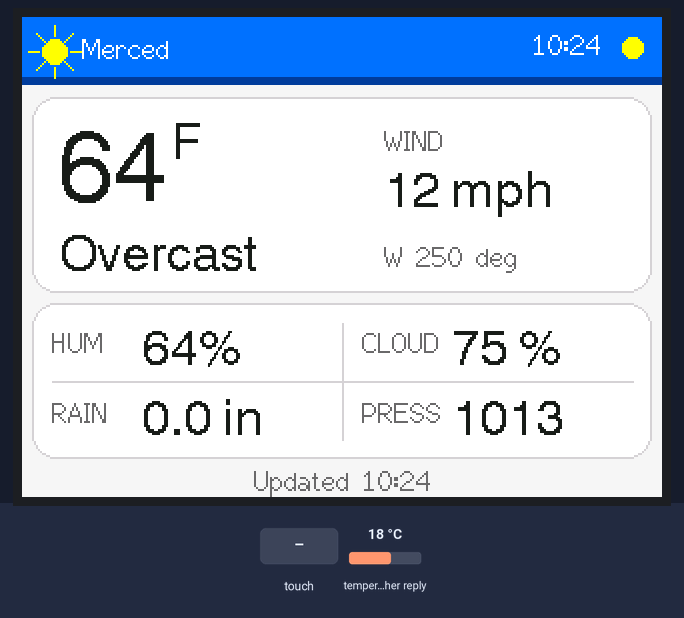
A program run on a simulated ESP32. Parts: 320×240 colour display. The test bench sets the inputs (shaded band); at power-on: temperature in the weather reply 18 °C. WiFi joins after 1.5 s; servers stay silent unless stated; the local clock reads 2024-03-15 10:24:30 at power-on unless the program sets it; web services answer with replies made up by the test bench; not simulated (calls return 0 or success): wifi_config.h; what the program prints to the serial monitor is not drawn.

Above: at 3.8 s.
3.9 s: touch panel pressed at 62 % / 10 % of its raw x / y range
At 4.5 s:
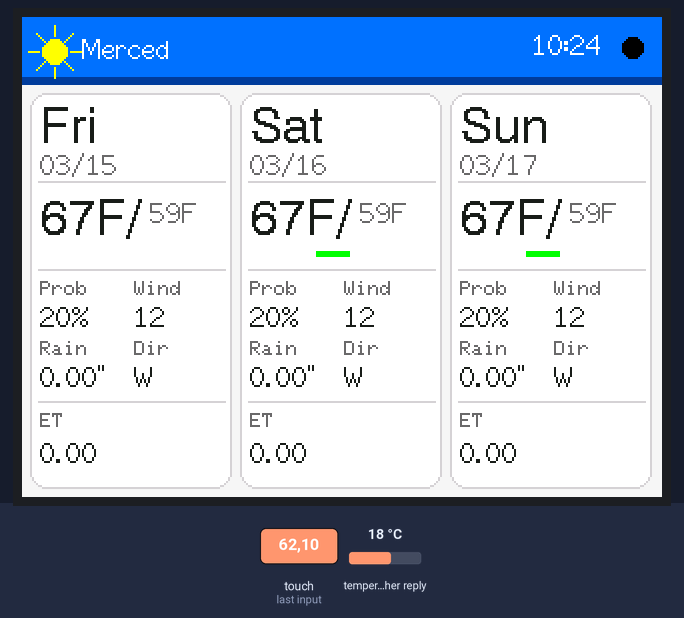
6.9 s: touch panel pressed at 87 % / 10 % of its raw x / y range
At 7.5 s:
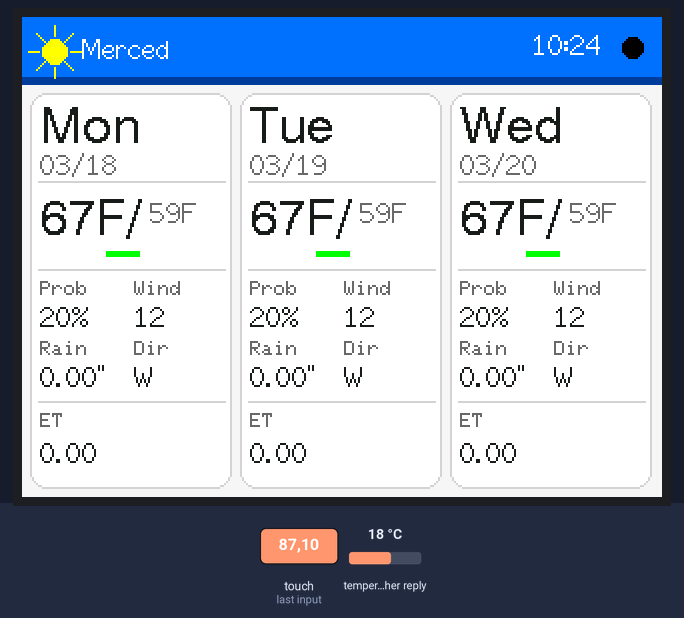
9.9 s: touch panel pressed at 62 % / 30 % of its raw x / y range
At 10.5 s:
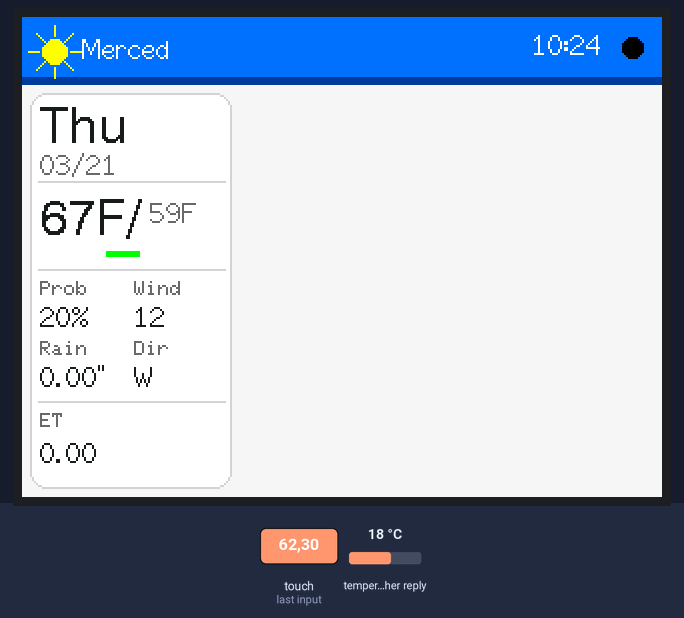
12.9 s: touch panel pressed at 13 % / 10 % of its raw x / y range
At 13.14 s:
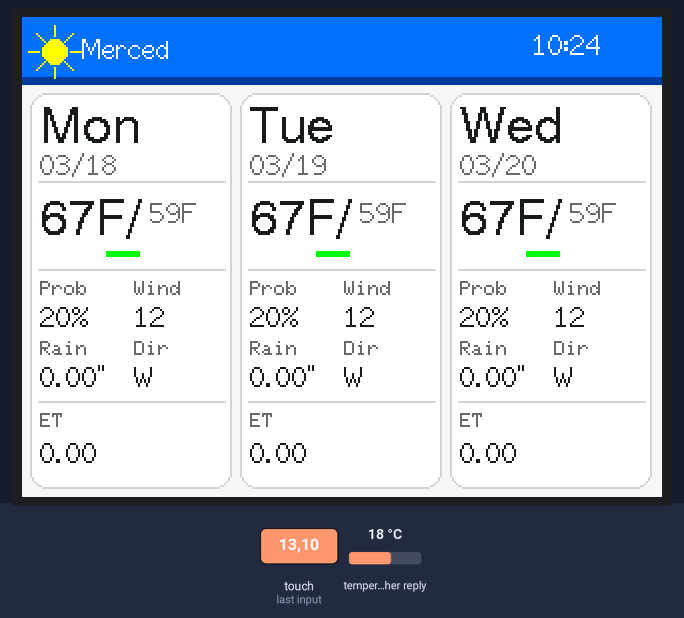
15.9 s: touch panel pressed at 38 % / 10 % of its raw x / y range
At 16.15 s:
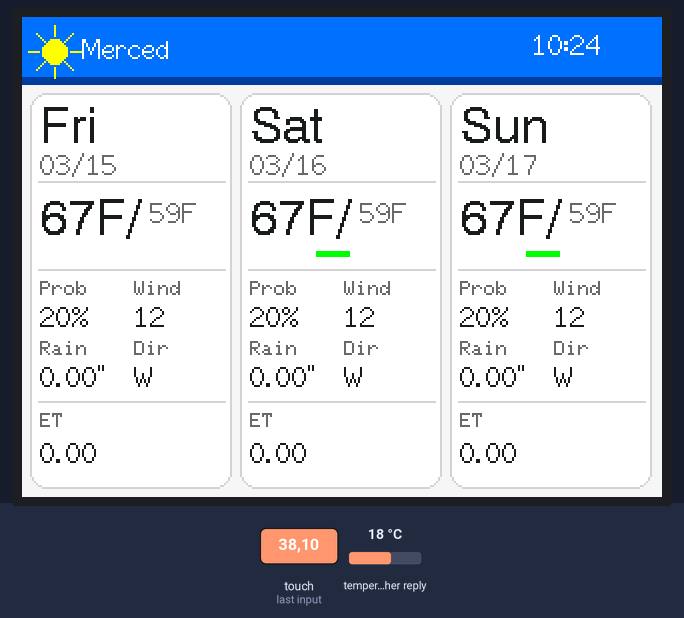
Timing chart, 0 to 18.9 s (numbered marks = the images above; inputs shaded):
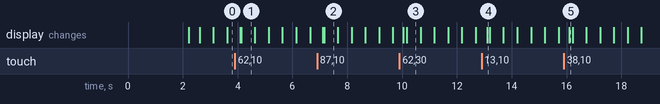

Measured:
- after the input at 3.9 s, the display: first changes after 0.20 s (image 1 shows a later state)
- after the input at 6.9 s, the display: first changes after 0.20 s (image 2 shows a later state)
- after the input at 9.9 s, the display: first changes after 0.13 s (image 3 shows a later state)
- after the input at 12.9 s, the display: changes after 0.20 s (image 4)
- after the input at 15.9 s, the display: changes after 0.19 s (image 5)
- what the display in image 1 shows lasts 0.5 s, from 4.1 s to 4.6 s

The program:

main.cpp
```cpp
#include <SPI.h>
#include <TFT_eSPI.h> // Graphics and font library for ST7735 driver chip
#include <XPT2046_Touchscreen.h> // Touch screen library
#include <WiFi.h>
#include "wifi_config.h" // WiFi credentials
#include "weather_api.h" // Weather API wrapper
#include "gps_config.h" // GPS coordinates for weather API
#include <time.h>
#include <sys/time.h>
#include <math.h>
#include "display.h" // Display functions


// Function declarations
void connectToWiFi();
void fetchCurrentWeather();
void fetchDailyForecast();
bool syncTime(uint32_t timeout_ms);
void renderScreen(int screen);
bool ensureWiFi();

TFT_eSPI tft = TFT_eSPI();

// Touchscreen pins
#define XPT2046_IRQ 36   // T_IRQ
#define XPT2046_MOSI 32  // T_DIN
#define XPT2046_MISO 39  // T_OUT
#define XPT2046_CLK 25   // T_CLK
#define XPT2046_CS 33    // T_CS

SPIClass touchscreenSPI = SPIClass(VSPI);
XPT2046_Touchscreen touchscreen(XPT2046_CS, XPT2046_IRQ);

#define SCREEN_WIDTH 320
#define SCREEN_HEIGHT 240

// Touchscreen coordinates: (x, y) and pressure (z)
int x, y, z;
int centerX, centerY;

int currentScreen = 0; // 0=Now, 1=days1-3, 2=days4-6, 3=7-9
unsigned long lastTouchTime = 0;
const unsigned long TOUCH_DEBOUNCE = 400; //ms


// Weather API
WeatherAPI* weatherAPI = nullptr;

// Timing
unsigned long lastCurrentUpdate = 0;
unsigned long lastDailyUpdate = 0;
const unsigned long CURRENT_UPDATE_INTERVAL = 5 * 60 * 1000;
const unsigned long DAILY_UPDATE_INTERVAL   = 60 * 60 * 1000;
const unsigned long CLOCK_UPDATE_INTERVAL = 20 * 1000; // 20 seconds
unsigned long lastBlink = 0;
const unsigned long BLINK_INTERVAL = 500; // 500ms blink
bool blinkState = false;
bool everFetchedSuccessfully = false;

// Current weather (Now page)
CurrentConditions currentWeather = {
  .temperatureF     = 0.0f,
  .humidityPct      = 0.0f,
  .windSpeedMph     = 0.0f,
  .windDirDeg       = 0,
  .cloudCoverPct    = 0,
  .precipInLastHour = 0.0f,
  .weatherCode      = -1,
  .conditionText    = "Loading",
  .isDay            = false,
  .isValid          = false,
  .fetchedAtUtc     = 0
};

// Forecast
DailyForecast dailyForecast;

unsigned long lastClockTick = 0;
char lastClockStr[6] = ""; // "HH:MM"

bool syncTime(uint32_t timeout_ms = 30000) {
  Serial.println("Syncing time with NTP server...");

  // Configure TZ and NTP servers
  configTzTime(
    TIMEZONE_STR,
    "pool.ntp.org",
    "time.nist.gov",
    "time.google.com"
  );

  // Wait for time to be set
  struct tm timeinfo;
  uint32_t start = millis();
  while (millis() - start < timeout_ms) {
    if (getLocalTime(&timeinfo, 1000)) {
      Serial.println("Time synced!");
      Serial.println(&timeinfo, "%Y-%m-%d %H:%M:%S %Z");
      return true;
    }
    Serial.print(".");
  }

  Serial.println();
  Serial.println("Failed to sync time");
  return false;
}

void connectToWiFi() {
  Serial.println("Connecting to WiFi...");

  WiFi.mode(WIFI_STA);
  if (strlen(WIFI_PASSWORD) > 0) {
    WiFi.begin(WIFI_SSID, WIFI_PASSWORD);
  } else {
    WiFi.begin(WIFI_SSID);
  }

  int timeout = 0;
  while (WiFi.status() != WL_CONNECTED && timeout < 20) {
    delay(500);
    Serial.print(".");
    timeout++;
  }
  Serial.println();

  if (WiFi.status() == WL_CONNECTED) {
    Serial.println("✓ Connected!");
  } else {
    Serial.println("✗ Failed to connect, will retry");
  }
}

bool ensureWiFi() {
  if (WiFi.status() == WL_CONNECTED) return true;

  int attempt = 1;
  unsigned long retryDelay = 5000;  // 5s first retry

  while (WiFi.status() != WL_CONNECTED) {
    Serial.print("WiFi reconnect attempt ");
    Serial.println(attempt);

    WiFi.disconnect();
    if (strlen(WIFI_PASSWORD) > 0) {
      WiFi.begin(WIFI_SSID, WIFI_PASSWORD);
    } else {
      WiFi.begin(WIFI_SSID);
    }

    unsigned long start = millis();
    while (WiFi.status() != WL_CONNECTED && millis() - start < 10000) {
      delay(500);
      Serial.print(".");
    }
    Serial.println();

    if (WiFi.status() == WL_CONNECTED) {
      Serial.println("✓ Reconnected!");
      return true;
    }

    Serial.print("Waiting ");
    Serial.print(retryDelay / 1000);
    Serial.println("s before next attempt");
    delay(retryDelay);
    retryDelay = 30000;  // 30s for all subsequent retries
    attempt++;
  }
  return true;
}

void handleTouch() {
  if (!touchscreen.tirqTouched() || !touchscreen.touched()) return;

  // Debounce
  if (millis() - lastTouchTime < TOUCH_DEBOUNCE) return;
  lastTouchTime = millis();

  TS_Point p = touchscreen.getPoint();
  x = map(p.x, 200, 3700, 1, SCREEN_WIDTH);
  y = map(p.y, 240, 3800, 1, SCREEN_HEIGHT);
  z = p.z;

  //Serial.print("Touch: x="); Serial.print(x);
  //Serial.print(" y="); Serial.println(y);

  if (x > SCREEN_WIDTH / 2) {
    // Right half — forward
    if (currentScreen < 3) {
      currentScreen++;
      renderScreen(currentScreen);
    }
  } else {
    // Left half — back
    if (currentScreen > 0) {
      currentScreen--;
      renderScreen(currentScreen);
    }
  }
}

void fetchCurrentWeather() {
  if (!ensureWiFi()) return;

  Serial.println("Fetching current weather...");
  CurrentConditions newWeather = weatherAPI->getCurrentWeather();

  if (newWeather.isValid) {
    currentWeather = newWeather;
    everFetchedSuccessfully = true;
    Serial.println("Current weather fetch successful");
  } else {
    Serial.println("Current weather fetch failed — keeping existing data");
  }

  renderScreen(currentScreen);
}

void fetchDailyForecast() {
  if (!ensureWiFi()) return;

  Serial.println("Fetching daily forecast...");
  DailyForecast newDaily = weatherAPI->getDailyForecast();

  if (newDaily.isValid) {
    dailyForecast = newDaily;
    Serial.println("Daily forecast fetch successful");
  } else {
    Serial.println("Daily forecast fetch failed — keeping existing data");
  }

  renderScreen(currentScreen);
}

void setup() {
  Serial.begin(115200);

  // Start the SPI for the touchscreen and init the touchscreen
  touchscreenSPI.begin(XPT2046_CLK, XPT2046_MISO, XPT2046_MOSI, XPT2046_CS);
  touchscreen.begin(touchscreenSPI);
  // Set the Touchscreen rotation in landscape mode
  // Note: in some displays, the touchscreen might be upside down, so you might need to set the rotation to 3: touchscreen.setRotation(3);
  touchscreen.setRotation(1);

  // Start the tft display
  tft.init();
  // Set the TFT display rotation in landscape mode
  tft.setRotation(1);

  // Clear the screen before writing to it
  tft.fillScreen(TFT_WHITE);
  tft.setTextColor(TFT_BLACK, TFT_WHITE);

  // Set X and Y coordinates for center of display
  centerX = SCREEN_WIDTH / 2;
  centerY = SCREEN_HEIGHT / 2;

  // Show initial screen
  showSplashScreen();

  // WiFi connection
  connectToWiFi();

  // Sync time with NTP
  if (!syncTime()) Serial.println("Continuing without time sync");

  // Initialize weather API
  weatherAPI = new WeatherAPI(GPS_LATITUDE, GPS_LONGITUDE);

  // Fetch initial weather
  fetchCurrentWeather();
  fetchDailyForecast();
  lastCurrentUpdate = millis();
  lastDailyUpdate   = millis();
  drawClockInAppBar();
}

void loop() {
  handleTouch();

  if (millis() - lastCurrentUpdate >= CURRENT_UPDATE_INTERVAL) {
    fetchCurrentWeather();
    lastCurrentUpdate = millis();
  }

  if (millis() - lastDailyUpdate >= DAILY_UPDATE_INTERVAL) {
    fetchDailyForecast();
    lastDailyUpdate = millis();
  }

  if (millis() - lastClockTick >= CLOCK_UPDATE_INTERVAL) {
    drawClockInAppBar();
    lastClockTick = millis();
  }

  if (millis() - lastBlink >= BLINK_INTERVAL) {
    blinkState = !blinkState;
    updateBlinkIndicator(blinkState);
    lastBlink = millis();
  }

  delay(10);
}
```

display.h
```cpp
#ifndef DISPLAY_H
#define DISPLAY_H

#include <TFT_eSPI.h>
#include "weather_api.h"
#include "gps_config.h"

// Palette
#define PALETTE_BG      0xF7BE  // very light blue-grey background
#define HEADER_BG       0x039F  // teal-ish
#define HEADER_SEP      0x01F3  // slightly darker teal band
#define PALETTE_CARD    TFT_WHITE
#define PALETTE_BORDER  0xD69A  // light border
#define PALETTE_TEXT    0x18E3  // near-black, softer than pure black
#define PALETTE_MUTE    0x6B4D  // muted grey
#define PALETTE_ACCENT  0xFD20  // warm accent (orange) for highlights

// Expose the tft instance and shared state to display functions
extern TFT_eSPI tft;
extern int centerX;
extern int centerY;
extern char lastClockStr[6];
extern CurrentConditions currentWeather;
extern DailyForecast dailyForecast;
extern bool everFetchedSuccessfully;

// Screen functions
void showSplashScreen();
void displayWeather();
void showErrorScreen();

// App bar
void drawClockInAppBar();
void updateBlinkIndicator(bool blinkState);

// Helpers
String windDirShort(int deg);
void drawSunIcon(int x, int y, int r, uint16_t color, uint16_t bg);
void drawMoonIcon(int x, int y, int r, uint16_t color, uint16_t bg);

void renderScreen(int screen);
void displayForecastPage(int page); // stub

void drawHeader(bool showDayNightIcon = false);
void drawTempArrow(int x, int y, bool up, uint16_t bg);

#endif
```

weather_api.h
```cpp
#ifndef WEATHER_API_H
#define WEATHER_API_H

#include <WiFi.h>
#include <HTTPClient.h>
#include <ArduinoJson.h>

struct CurrentConditions {
  float temperatureF;
  float humidityPct;
  float windSpeedMph;
  int   windDirDeg;
  int   cloudCoverPct;
  float precipInLastHour;   // Open-Meteo "precipitation" is typically an interval sum
  int   weatherCode;
  float pressureMsl;

  String conditionText;
  bool  isDay;              // from is_day
  bool  isValid;
  time_t fetchedAtUtc;      // optional, helps UI + debugging
};

struct DailyAstronomy {
  // Store minutes since midnight local for easy day-bar math
  int sunriseMin;           // 0..1439
  int sunsetMin;            // 0..1439
  int dayOfYear;            // to know when it is stale
  bool isValid;
};

struct HourlyForecast {
  // Keep this simple at first: next N hours
  static const int N = 24;
  int count;
  time_t tUtc[N];

  float tempF[N];
  int   precipProbPct[N];
  float precipIn[N];
  float windMph[N];
  int   windDirDeg[N];
  int   weatherCode[N];

  bool isValid;
};

struct DailyForecast {
  static const int N = 9;
  int count;

  time_t dateUtc[N];
  float  tempMaxF[N];
  float  tempMinF[N];
  float  precipSumIn[N];
  int    precipProbMax[N];
  float  et0Evapo[N];
  int    weatherCode[N];
  float  windMaxMph[N];
  int    windDirDom[N];  // dominant wind direction in degrees

  bool isValid;
};

class WeatherAPI {
public:
  WeatherAPI(float lat, float lon) : latitude(lat), longitude(lon) {}

  CurrentConditions getCurrentWeather() {
  CurrentConditions data{};
  data.isValid = false;
  data.conditionText = "Error";

  if (WiFi.status() != WL_CONNECTED) {
    Serial.println("WiFi not connected, skipping current weather");
    return data;
  }

  // Build URL: current-only, US units, auto timezone
  String url =
    "https://api.open-meteo.com/v1/forecast?latitude=" + String(latitude, 4) +
    "&longitude=" + String(longitude, 4) +
    "&current="
      "temperature_2m,"
      "relative_humidity_2m,"
      "precipitation,"
      "weather_code,"
      "wind_speed_10m,"
      "wind_direction_10m,"
      "cloud_cover,"
      "pressure_msl,"
      "is_day"
    "&temperature_unit=fahrenheit"
    "&wind_speed_unit=mph"
    "&precipitation_unit=inch"
    "&timezone=auto";

  HTTPClient http;
  http.setTimeout(8000); // ms

  if (!http.begin(url)) {
    Serial.println("HTTP begin() failed");
    return data;
  }

  int httpCode = http.GET();
  if (httpCode != HTTP_CODE_OK) {
    Serial.print("Weather HTTP error: ");
    Serial.println(httpCode);
    http.end();
    return data;
  }

  String payload = http.getString();
  http.end();

  // Parse JSON into CurrentConditions
  data = parseCurrentJSON(payload);  // rename your parser accordingly

  if (!data.isValid) {
    Serial.println("Weather parse failed or missing fields");
  }

  return data;
}

  DailyForecast getDailyForecast() {
    DailyForecast data{};
    data.isValid = false;
    data.count = 0;

    if (WiFi.status() != WL_CONNECTED) {
      Serial.println("WiFi not connected, skipping daily forecast");
      return data;
    }

    String url =
      "https://api.open-meteo.com/v1/forecast?latitude=" + String(latitude, 4) +
      "&longitude=" + String(longitude, 4) +
      "&daily="
        "temperature_2m_max,"
        "temperature_2m_min,"
        "precipitation_sum,"
        "precipitation_probability_max,"
        "et0_fao_evapotranspiration,"
        "weather_code,"
        "wind_speed_10m_max,"
        "wind_direction_10m_dominant"
      "&temperature_unit=fahrenheit"
      "&wind_speed_unit=mph"
      "&precipitation_unit=inch"
      "&timezone=auto"
      "&forecast_days=9";

    HTTPClient http;
    http.setTimeout(8000);

    if (!http.begin(url)) {
      Serial.println("Daily forecast HTTP begin() failed");
      return data;
    }

    int httpCode = http.GET();
    if (httpCode != HTTP_CODE_OK) {
      Serial.print("Daily forecast HTTP error: ");
      Serial.println(httpCode);
      http.end();
      return data;
    }

    String payload = http.getString();
    http.end();

    return parseDailyJSON(payload);
  }


private:
  float latitude;
  float longitude;

  CurrentConditions parseCurrentJSON(const String& json) {
    CurrentConditions data{};
    data.isValid = false;
    data.conditionText = "Error";
    data.fetchedAtUtc = 0;

    JsonDocument doc;
    DeserializationError err = deserializeJson(doc, json);
    if (err) return data;

    JsonVariant curV = doc["current"];
    if (curV.isNull() || !curV.is<JsonObject>()) return data;
    JsonObject cur = curV.as<JsonObject>();

    // Required-ish fields
    data.temperatureF     = cur["temperature_2m"]        | 0.0f;
    data.humidityPct      = cur["relative_humidity_2m"]  | 0.0f;
    data.windSpeedMph     = cur["wind_speed_10m"]        | 0.0f;
    data.windDirDeg       = cur["wind_direction_10m"]    | 0;
    data.cloudCoverPct    = cur["cloud_cover"]           | 0;
    data.precipInLastHour = cur["precipitation"]         | 0.0f;
    data.pressureMsl      = cur["pressure_msl"]          | 0.0f;
    data.weatherCode      = cur["weather_code"]          | -1;
    data.isDay            = ((cur["is_day"]              | 0) == 1);

    // Condition text
    data.conditionText = getWeatherCondition(data.weatherCode);

    // Timestamp for UI
    time_t now = time(nullptr);
    if (now > 24 * 3600) data.fetchedAtUtc = now;

    // Sanity: if weatherCode missing, treat as invalid
    if (data.weatherCode < 0) return data;

    data.isValid = true;
    return data;
    }

  DailyForecast parseDailyJSON(const String& json) {
    DailyForecast data{};
    data.isValid = false;
    data.count = 0;

    JsonDocument doc;
    DeserializationError err = deserializeJson(doc, json);
    if (err) {
      Serial.println("Daily JSON parse error");
      return data;
    }

    JsonVariant dailyV = doc["daily"];
    if (dailyV.isNull()) return data;
    JsonObject daily = dailyV.as<JsonObject>();

    JsonArray tempMax  = daily["temperature_2m_max"];
    JsonArray tempMin  = daily["temperature_2m_min"];
    JsonArray precip   = daily["precipitation_sum"];
    JsonArray precipP  = daily["precipitation_probability_max"];
    JsonArray windMax  = daily["wind_speed_10m_max"];
    JsonArray windDir  = daily["wind_direction_10m_dominant"];
    JsonArray et0      = daily["et0_fao_evapotranspiration"];
    JsonArray wCode    = daily["weather_code"];
    JsonArray dates    = daily["time"];

    if (tempMax.isNull() || dates.isNull()) return data;

    int n = min((int)dates.size(), (int)DailyForecast::N);
    for (int i = 0; i < n; i++) {
      // Parse date string "YYYY-MM-DD" into time_t
      struct tm t{};
      const char* dateStr = dates[i];
      if (dateStr) {
        sscanf(dateStr, "%d-%d-%d", &t.tm_year, &t.tm_mon, &t.tm_mday);
        t.tm_year -= 1900;
        t.tm_mon  -= 1;
        data.dateUtc[i] = mktime(&t);
      }

      data.tempMaxF[i]     = tempMax[i]  | 0.0f;
      data.tempMinF[i]     = tempMin[i]  | 0.0f;
      data.precipSumIn[i]  = precip[i]   | 0.0f;
      data.precipProbMax[i]= precipP[i]  | 0;
      data.et0Evapo[i]     = et0[i]      | 0.0f;
      data.weatherCode[i]  = wCode[i]    | 0;
      data.windMaxMph[i]  = windMax[i]   | 0.0f;
      data.windDirDom[i]  = windDir[i]   | 0;
      data.count++;
    }

    data.isValid = (data.count > 0);
    return data;
  }

String getWeatherCondition(int code) {
    // Sky
    if (code == 0) return "Clear";
    if (code == 1) return "Mostly Clear";
    if (code == 2) return "Partly Cloudy";
    if (code == 3) return "Overcast";

    // Fog
    if (code == 45 || code == 48) return "Fog";

    // Drizzle
    if (code >= 51 && code <= 55) return "Drizzle";
    if (code == 56 || code == 57) return "Freezing Drizzle";

    // Rain
    if (code >= 61 && code <= 65) return "Rain";
    if (code == 66 || code == 67) return "Freezing Rain";

    // Snow
    if (code >= 71 && code <= 75) return "Snow";
    if (code == 77) return "Snow Grains";

    // Showers
    if (code >= 80 && code <= 82) return "Rain Showers";
    if (code == 85 || code == 86) return "Snow Showers";

    // Thunderstorm
    if (code == 95) return "Thunderstorm";
    if (code == 96 || code == 99) return "Thunderstorm (Hail)";

    return "Unknown";
    }
};

#endif
```

gps_config.h
```cpp
#ifndef GPS_CONFIG_H
#define GPS_CONFIG_H

// GPS coordinates for Open-Meteo weather API
// Get your coordinates at: https://nominatim.openstreetmap.org/
#define GPS_LATITUDE   37.324f
#define GPS_LONGITUDE  -120.462f
#define LOCATION_NAME  "Merced"
#define TIMEZONE_STR   "PST8PDT,M3.2.0/2,M11.1.0/2"

#endif
```

Source omitted: display.cpp (12234 bytes)
